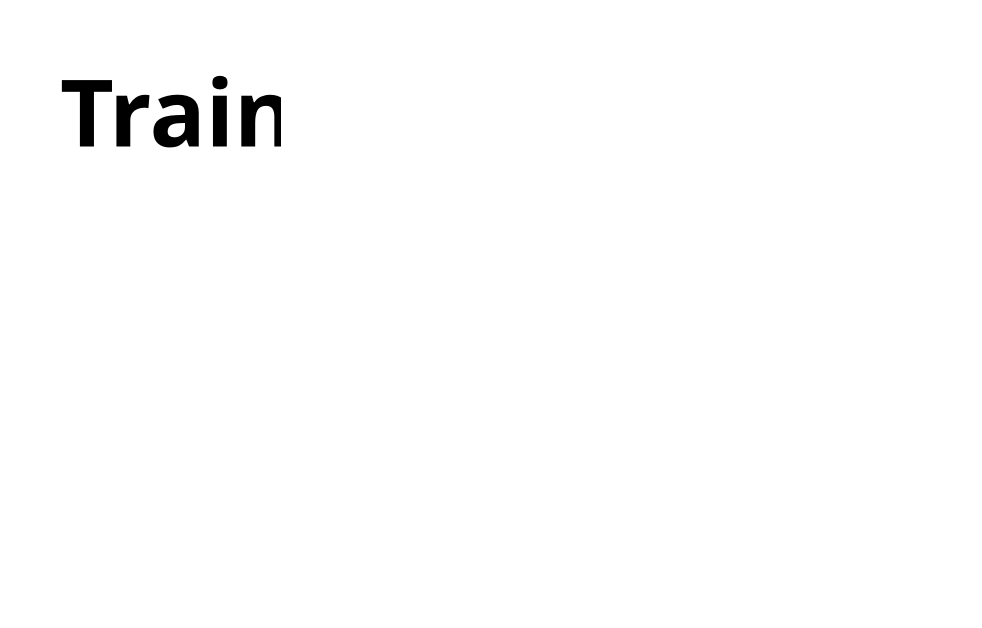
<?xml version="1.0" encoding="UTF-8"?>
<ui version="4.0">
 <class>MainWindow</class>
 <widget class="QMainWindow" name="MainWindow">
  <property name="geometry">
   <rect>
    <x>0</x>
    <y>0</y>
    <width>982</width>
    <height>628</height>
   </rect>
  </property>
  <property name="minimumSize">
   <size>
    <width>982</width>
    <height>628</height>
   </size>
  </property>
  <property name="maximumSize">
   <size>
    <width>982</width>
    <height>628</height>
   </size>
  </property>
  <property name="windowTitle">
   <string>MainWindow</string>
  </property>
  <property name="styleSheet">
   <string notr="true">background-color: rgb(255, 255, 255);</string>
  </property>
  <widget class="QWidget" name="centralwidget">
   <widget class="QLabel" name="label_2">
    <property name="geometry">
     <rect>
      <x>40</x>
      <y>180</y>
      <width>261</width>
      <height>351</height>
     </rect>
    </property>
    <property name="styleSheet">
     <string notr="true">color:#ED5009</string>
    </property>
    <property name="text">
     <string/>
    </property>
    <property name="pixmap">
     <pixmap resource="Resourses.qrc">:/TrainMainIcon.png</pixmap>
    </property>
   </widget>
   <widget class="QLabel" name="label">
    <property name="geometry">
     <rect>
      <x>60</x>
      <y>50</y>
      <width>221</width>
      <height>121</height>
     </rect>
    </property>
    <property name="font">
     <font>
      <family>Faustina</family>
      <pointsize>70</pointsize>
      <italic>false</italic>
      <bold>true</bold>
     </font>
    </property>
    <property name="styleSheet">
     <string notr="true">color: rgb(0, 0, 0);</string>
    </property>
    <property name="text">
     <string>Train</string>
    </property>
   </widget>
   <widget class="QPushButton" name="pushButton_2">
    <property name="geometry">
     <rect>
      <x>530</x>
      <y>270</y>
      <width>321</width>
      <height>101</height>
     </rect>
    </property>
    <property name="sizePolicy">
     <sizepolicy hsizetype="Maximum" vsizetype="Maximum">
      <horstretch>0</horstretch>
      <verstretch>0</verstretch>
     </sizepolicy>
    </property>
    <property name="focusPolicy">
     <enum>Qt::ClickFocus</enum>
    </property>
    <property name="contextMenuPolicy">
     <enum>Qt::CustomContextMenu</enum>
    </property>
    <property name="styleSheet">
     <string notr="true">border-radius: 20px; </string>
    </property>
    <property name="text">
     <string/>
    </property>
    <property name="icon">
     <iconset resource="Resourses.qrc">
      <normaloff>:/startIcon.png</normaloff>:/startIcon.png</iconset>
    </property>
    <property name="iconSize">
     <size>
      <width>300</width>
      <height>200</height>
     </size>
    </property>
   </widget>
   <widget class="QPushButton" name="pushButton_4">
    <property name="geometry">
     <rect>
      <x>910</x>
      <y>10</y>
      <width>61</width>
      <height>61</height>
     </rect>
    </property>
    <property name="sizePolicy">
     <sizepolicy hsizetype="Maximum" vsizetype="Maximum">
      <horstretch>0</horstretch>
      <verstretch>0</verstretch>
     </sizepolicy>
    </property>
    <property name="focusPolicy">
     <enum>Qt::ClickFocus</enum>
    </property>
    <property name="contextMenuPolicy">
     <enum>Qt::CustomContextMenu</enum>
    </property>
    <property name="styleSheet">
     <string notr="true">border-radius: 20px; </string>
    </property>
    <property name="text">
     <string/>
    </property>
    <property name="icon">
     <iconset resource="Resourses.qrc">
      <normaloff>:/newnewPlusIcon.png</normaloff>:/newnewPlusIcon.png</iconset>
    </property>
    <property name="iconSize">
     <size>
      <width>300</width>
      <height>200</height>
     </size>
    </property>
   </widget>
  </widget>
 </widget>
 <resources>
  <include location="Resourses.qrc"/>
 </resources>
 <connections/>
</ui>
